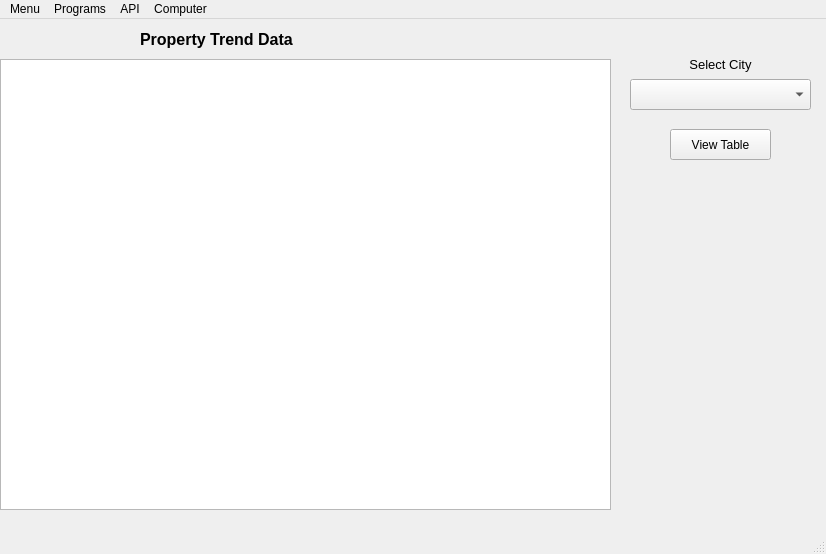
<?xml version="1.0" encoding="UTF-8"?>
<ui version="4.0">
 <class>MainWindow</class>
 <widget class="QMainWindow" name="MainWindow">
  <property name="geometry">
   <rect>
    <x>0</x>
    <y>0</y>
    <width>826</width>
    <height>554</height>
   </rect>
  </property>
  <property name="windowTitle">
   <string>MainWindow</string>
  </property>
  <widget class="QWidget" name="centralwidget">
   <widget class="QListWidget" name="change_me_to_plot">
    <property name="geometry">
     <rect>
      <x>0</x>
      <y>40</y>
      <width>611</width>
      <height>451</height>
     </rect>
    </property>
   </widget>
   <widget class="QComboBox" name="citylist">
    <property name="geometry">
     <rect>
      <x>630</x>
      <y>60</y>
      <width>181</width>
      <height>31</height>
     </rect>
    </property>
   </widget>
   <widget class="QLabel" name="citylabel">
    <property name="geometry">
     <rect>
      <x>630</x>
      <y>30</y>
      <width>181</width>
      <height>31</height>
     </rect>
    </property>
    <property name="font">
     <font>
      <pointsize>10</pointsize>
     </font>
    </property>
    <property name="text">
     <string>Select City</string>
    </property>
    <property name="alignment">
     <set>Qt::AlignCenter</set>
    </property>
   </widget>
   <widget class="QPushButton" name="table_button">
    <property name="geometry">
     <rect>
      <x>670</x>
      <y>110</y>
      <width>101</width>
      <height>31</height>
     </rect>
    </property>
    <property name="text">
     <string>View Table</string>
    </property>
   </widget>
   <widget class="QLabel" name="title">
    <property name="geometry">
     <rect>
      <x>140</x>
      <y>10</y>
      <width>251</width>
      <height>21</height>
     </rect>
    </property>
    <property name="font">
     <font>
      <pointsize>12</pointsize>
      <weight>75</weight>
      <bold>true</bold>
     </font>
    </property>
    <property name="text">
     <string>Property Trend Data</string>
    </property>
   </widget>
  </widget>
  <widget class="QMenuBar" name="menubar">
   <property name="geometry">
    <rect>
     <x>0</x>
     <y>0</y>
     <width>826</width>
     <height>21</height>
    </rect>
   </property>
   <widget class="QMenu" name="menuMenu">
    <property name="title">
     <string>Menu</string>
    </property>
    <addaction name="actionExit"/>
   </widget>
   <widget class="QMenu" name="menuPrograms">
    <property name="title">
     <string>Programs</string>
    </property>
    <widget class="QMenu" name="menuProperty_Data">
     <property name="title">
      <string>Property Data</string>
     </property>
     <addaction name="actionPrice_Display"/>
     <addaction name="actionPrice_Data"/>
    </widget>
    <addaction name="actionNews_Scraper"/>
    <addaction name="menuProperty_Data"/>
    <addaction name="actionPolscraper"/>
   </widget>
   <widget class="QMenu" name="menuAPI">
    <property name="title">
     <string>API</string>
    </property>
    <addaction name="actionDarkSky_Weather"/>
    <addaction name="actionLocal_Information"/>
   </widget>
   <widget class="QMenu" name="menuComputer">
    <property name="title">
     <string>Computer</string>
    </property>
    <addaction name="actionLock"/>
   </widget>
   <addaction name="menuMenu"/>
   <addaction name="menuPrograms"/>
   <addaction name="menuAPI"/>
   <addaction name="menuComputer"/>
  </widget>
  <widget class="QStatusBar" name="statusbar"/>
  <action name="actionExit">
   <property name="text">
    <string>Exit</string>
   </property>
  </action>
  <action name="actionNews_Scraper">
   <property name="text">
    <string>News Scraper</string>
   </property>
  </action>
  <action name="actionPolscraper">
   <property name="text">
    <string>Polscraper</string>
   </property>
  </action>
  <action name="actionDarkSky_Weather">
   <property name="text">
    <string>DarkSky Weather</string>
   </property>
  </action>
  <action name="actionLocal_Information">
   <property name="text">
    <string>Local Information</string>
   </property>
  </action>
  <action name="actionLock">
   <property name="text">
    <string>Lock</string>
   </property>
  </action>
  <action name="actionPrice_Display">
   <property name="text">
    <string>Price Display</string>
   </property>
  </action>
  <action name="actionPrice_Data">
   <property name="text">
    <string>Price Data</string>
   </property>
  </action>
 </widget>
 <resources/>
 <connections/>
</ui>
